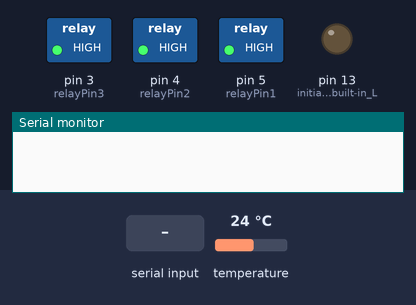
The sketch below on a simulated Arduino Uno, built with avr-gcc and run on an emulated ATmega328P. Parts: switched loads named in the sketch (green lamp = pin HIGH), output pins drawn as LEDs (lit = HIGH), the last lines printed to the serial monitor. Inputs (shaded band) come from the test bench; at power-on: temperature 24 °C.

Above: at 1.2 s.
1.3 s: "90,45\n" received over Serial
At 3.4 s:
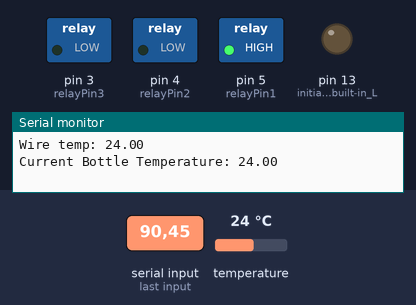
Timing chart, 0 to 4.9 s (numbered marks = the images above; inputs shaded):
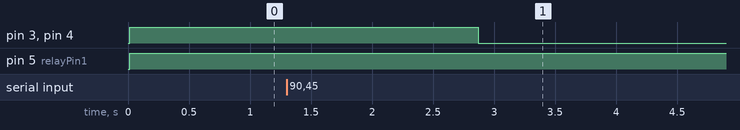

The sketch:

FINAL_ARDUINO.ino
```cpp
//import required packages
#include <OneWire.h>
#include <DallasTemperature.h>

//initialize variables, change numbers to BLE ports
#define ONE_WIRE_PIN 9   //initializes sensors
const int relayPin1 = 5; //controls the fans and always stay on
const int relayPin2 = 4; //controls the first peltier
const int relayPin3 = 3; //controls the second peltier

OneWire oneWire(ONE_WIRE_PIN);
DallasTemperature sensors(&oneWire);  //Pass one wire reference to Dallas Temperature Library
float input = 0;

void setup()
{
  Serial.begin(9600); // initialize serial communication
  while (!Serial)
    ;

  pinMode(relayPin1, OUTPUT);
  pinMode(relayPin2, OUTPUT);
  pinMode(relayPin3, OUTPUT);
  pinMode(LED_BUILTIN, OUTPUT); // initialize the built-in LED pin

//name it whatever u want to display
//have to set advertised service to add this to bluetooth.

  sensors.begin();
}

void loop()
{

  digitalWrite(relayPin1, HIGH);
  digitalWrite(relayPin2, HIGH);
  digitalWrite(relayPin3, HIGH);

  while (Serial.available()) Serial.read(); // Throw away anything in the input buffer
  while (!Serial.available()); // Wait for another character to arrive
  int userInput = Serial.parseInt();  // Accept the next set of digits.
  sensors.requestTemperatures();
  Serial.print("Wire temp: ");
  Serial.println(sensors.getTempCByIndex(0));
  if(Serial.read() == '\n'){
  input = userInput;
  Serial.print("New value received: ");
  Serial.println(input);
  }
//***AUTOMATION***
//First case turns on heat by sending the correct relay signal
    if (input > sensors.getTempCByIndex(0)){
    while (input > sensors.getTempCByIndex(0)) {
      //Serial.println("Initiating heating, activating Relay 1");
      sensors.requestTemperatures();
      Serial.print("Current Bottle Temperature: ");
      Serial.println(sensors.getTempCByIndex(0));
      digitalWrite(relayPin1, LOW);
      digitalWrite(relayPin2, HIGH);
      digitalWrite(relayPin3, HIGH);
      delay(2000);

      Serial.print("User input: ");
      Serial.println(userInput);
    }
    }
//      else if (input == sensors.getTempCByIndex(0)) {
//        Serial.println("Done");
//        break;
//      }
    else if (input < sensors.getTempCByIndex(0)) {
      while (input < sensors.getTempCByIndex(0)) {
      //Serial.println("Initiating cooling, activate Relay 2&3");
      sensors.requestTemperatures();
      Serial.print("Current Bottle Temperature: ");
      Serial.println(sensors.getTempCByIndex(0));
      digitalWrite(relayPin2, LOW);
      digitalWrite(relayPin1, HIGH);
      digitalWrite(relayPin3, LOW);
      delay(2000);
      Serial.print("User input: ");
      Serial.println(userInput);
    }
    digitalWrite(relayPin3, LOW);
    delay(300000);
    digitalWrite(relayPin3, HIGH);
  }
}


  // keep looping while connected
```

Measured:
- after the input at 1.3 s, pin 3 (relayPin3), pin 4 (relayPin2): HIGH → LOW after 1.6 s
